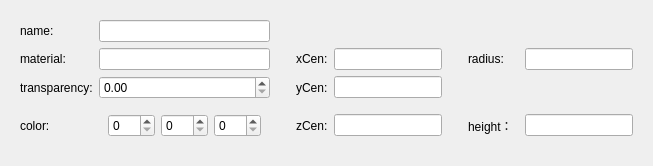
   <widget class="QWidget" name="page_2">
    <layout class="QVBoxLayout" name="verticalLayout_24">
     <item>
      <widget class="QWidget" name="widget_31" native="true">
       <layout class="QGridLayout" name="gridLayout_8">
        <item row="1" column="10">
         <widget class="QLineEdit" name="lineEdit_206"/>
        </item>
        <item row="1" column="8" colspan="2">
         <widget class="QLabel" name="label_219">
          <property name="text">
           <string>radius:</string>
          </property>
         </widget>
        </item>
        <item row="0" column="0">
         <widget class="QLabel" name="label_220">
          <property name="text">
           <string>name:</string>
          </property>
         </widget>
        </item>
        <item row="1" column="0">
         <widget class="QLabel" name="label_222">
          <property name="text">
           <string>material:</string>
          </property>
         </widget>
        </item>
        <item row="0" column="1">
         <widget class="QLineEdit" name="lineEdit_209"/>
        </item>
        <item row="2" column="0">
         <widget class="QLabel" name="label_223">
          <property name="text">
           <string>transparency:</string>
          </property>
         </widget>
        </item>
        <item row="3" column="0">
         <widget class="QLabel" name="label_224">
          <property name="text">
           <string>color:</string>
          </property>
         </widget>
        </item>
        <item row="1" column="1">
         <widget class="QLineEdit" name="lineEdit_211"/>
        </item>
        <item row="3" column="8">
         <widget class="QLabel" name="label_225">
          <property name="text">
           <string>height：</string>
          </property>
         </widget>
        </item>
        <item row="3" column="10">
         <widget class="QLineEdit" name="lineEdit_212"/>
        </item>
        <item row="1" column="7">
         <spacer name="horizontalSpacer_50">
          <property name="orientation">
           <enum>Qt::Horizontal</enum>
          </property>
          <property name="sizeType">
           <enum>QSizePolicy::Fixed</enum>
          </property>
          <property name="sizeHint" stdset="0">
           <size>
            <width>20</width>
            <height>20</height>
           </size>
          </property>
         </spacer>
        </item>
        <item row="3" column="7">
         <spacer name="horizontalSpacer_53">
          <property name="orientation">
           <enum>Qt::Horizontal</enum>
          </property>
          <property name="sizeType">
           <enum>QSizePolicy::Fixed</enum>
          </property>
          <property name="sizeHint" stdset="0">
           <size>
            <width>20</width>
            <height>20</height>
           </size>
          </property>
         </spacer>
        </item>
        <item row="1" column="2">
         <spacer name="horizontalSpacer_55">
          <property name="orientation">
           <enum>Qt::Horizontal</enum>
          </property>
          <property name="sizeType">
           <enum>QSizePolicy::Fixed</enum>
          </property>
          <property name="sizeHint" stdset="0">
           <size>
            <width>20</width>
            <height>20</height>
           </size>
          </property>
         </spacer>
        </item>
        <item row="2" column="2">
         <spacer name="horizontalSpacer_56">
          <property name="orientation">
           <enum>Qt::Horizontal</enum>
          </property>
          <property name="sizeType">
           <enum>QSizePolicy::Fixed</enum>
          </property>
          <property name="sizeHint" stdset="0">
           <size>
            <width>20</width>
            <height>20</height>
           </size>
          </property>
         </spacer>
        </item>
        <item row="3" column="2">
         <spacer name="horizontalSpacer_120">
          <property name="orientation">
           <enum>Qt::Horizontal</enum>
          </property>
          <property name="sizeType">
           <enum>QSizePolicy::Fixed</enum>
          </property>
          <property name="sizeHint" stdset="0">
           <size>
            <width>20</width>
            <height>20</height>
           </size>
          </property>
         </spacer>
        </item>
        <item row="1" column="3">
         <widget class="QLabel" name="label_226">
          <property name="text">
           <string>xCen:</string>
          </property>
         </widget>
        </item>
        <item row="2" column="3">
         <widget class="QLabel" name="label_227">
          <property name="text">
           <string>yCen:</string>
          </property>
         </widget>
        </item>
        <item row="3" column="3">
         <widget class="QLabel" name="label_228">
          <property name="text">
           <string>zCen:</string>
          </property>
         </widget>
        </item>
        <item row="1" column="4">
         <widget class="QLineEdit" name="lineEdit_214"/>
        </item>
        <item row="2" column="4">
         <widget class="QLineEdit" name="lineEdit_215"/>
        </item>
        <item row="3" column="4">
         <widget class="QLineEdit" name="lineEdit_216"/>
        </item>
        <item row="3" column="1">
         <widget class="QWidget" name="widget_38" native="true">
          <property name="sizePolicy">
           <sizepolicy hsizetype="Preferred" vsizetype="Fixed">
            <horstretch>0</horstretch>
            <verstretch>0</verstretch>
           </sizepolicy>
          </property>
          <layout class="QHBoxLayout" name="horizontalLayout_12">
           <item>
            <widget class="QSpinBox" name="spinBox_7">
             <property name="sizePolicy">
              <sizepolicy hsizetype="Preferred" vsizetype="Fixed">
               <horstretch>0</horstretch>
               <verstretch>0</verstretch>
              </sizepolicy>
             </property>
             <property name="maximum">
              <number>255</number>
             </property>
            </widget>
           </item>
           <item>
            <widget class="QSpinBox" name="spinBox_8">
             <property name="sizePolicy">
              <sizepolicy hsizetype="Preferred" vsizetype="Fixed">
               <horstretch>0</horstretch>
               <verstretch>0</verstretch>
              </sizepolicy>
             </property>
             <property name="maximum">
              <number>255</number>
             </property>
            </widget>
           </item>
           <item>
            <widget class="QSpinBox" name="spinBox_9">
             <property name="sizePolicy">
              <sizepolicy hsizetype="Preferred" vsizetype="Fixed">
               <horstretch>0</horstretch>
               <verstretch>0</verstretch>
              </sizepolicy>
             </property>
             <property name="maximum">
              <number>255</number>
             </property>
            </widget>
           </item>
          </layout>
         </widget>
        </item>
        <item row="2" column="1">
         <widget class="QDoubleSpinBox" name="doubleSpinBox_2">
          <property name="maximum">
           <double>1.000000000000000</double>
          </property>
          <property name="singleStep">
           <double>0.010000000000000</double>
          </property>
         </widget>
        </item>
       </layout>
      </widget>
     </item>
    </layout>
   </widget>
